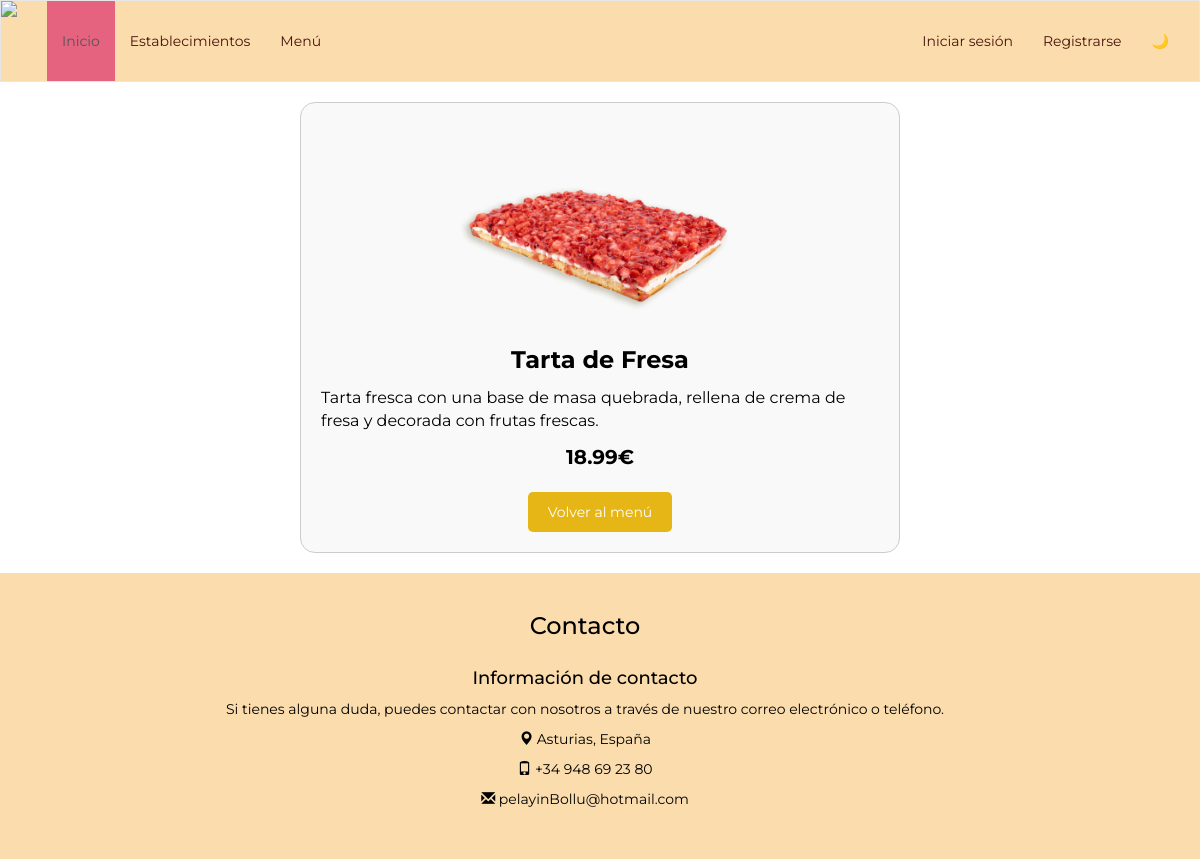
Page /pagina_destino.php?id=4 on the committed database.
### tables this page shows
CREATE TABLE `productos` (
  `id` int NOT NULL AUTO_INCREMENT,
  `nombre` varchar(45) DEFAULT NULL,
  `descripcion` varchar(255) DEFAULT NULL,
  `precio` decimal(4,2) DEFAULT NULL,
  `categorias_id` int NOT NULL,
  `imagen` longblob NOT NULL,
  PRIMARY KEY (`id`),
  KEY `fk_Productos_Categorias_idx` (`categorias_id`),
  CONSTRAINT `fk_Productos_Categorias` FOREIGN KEY (`categorias_id`) REFERENCES `categorias` (`id`)
);

### pagina_destino.php (the view, shortened to what this page needs)
<!DOCTYPE html>
<html>
<head>
    <link rel="stylesheet" type="text/css" href="./styles/main.css">
</head>
<body>
<?php
include 'includes/templates/header.php';
$bd = conectarDB();
if (isset($_GET['id'])) {
    $idProducto = $_GET['id'];
    $consulta = $bd->prepare("SELECT id, nombre, descripcion, precio, imagen FROM productos WHERE id = ?");
    $consulta->bind_param("i", $idProducto);
    $consulta->execute();
    $resultado = $consulta->get_result();
    $producto = $resultado->fetch_assoc();
    if ($producto) {
        ?>
        <body>
            <div class="producto-destino">
                <?php
                if (!empty($producto['imagen'])) {
                    echo "<div class='celda-imagen-destino'><img class='imagen-producto-destino' src='../imagenes/" . $producto['imagen'] . "'></div>";
                } else {
                    echo "<div class='celda-imagen'-destino><img class='imagen-producto-destino' src='https://via.placeholder.com/150'></div>";
                }
                ?>
                <div class="celda-nombre-destino">
                    <?= isset($producto['nombre']) ? $producto['nombre'] : '' ?>
                </div>
                <div class="celda-descripcion-destino">
                    <?= isset($producto['descripcion']) ? $producto['descripcion'] : '' ?>
                </div>
                <div class="celda-precio-destino">
                    <?= isset($producto['precio']) ? $producto['precio'] : '' ?>€
                </div>
                <div>
                    <a href="menu.php">Volver al menú</a>
                </div>
            </div>
        </body>
        <?php
    } else {
        echo "Producto no encontrado";
    }
} else {
    echo "ID de producto no proporcionado";
}
include 'includes/templates/footer.php';
?>
</body>
</html>

### styles/main.css (style rules this page uses)
* { box-sizing: border-box; margin: 0; padding: 0; }
body { font-family: "Montserrat", sans-serif; background-image: url("https://res.cloudinary.com/dbqqjaqqa/image/upload/v1490097089/bg_ftta6d.png"); color: #000000; }
body { background-color: white; }
body { overflow-x: hidden; }
* { box-sizing: border-box; max-width: 100%; }
.producto-destino { display: flex; flex-direction: column; align-items: center; padding: 20px; background-color: #f9f9f9; border: 1px solid #ccc; margin: 20px auto; max-width: 600px; border-radius: 15px; }
.imagen-producto-destino { width: 300px; height: 200px; object-fit: cover; }
.celda-nombre-destino { font-size: 24px; font-weight: bold; margin-top: 20px; }
.celda-descripcion-destino { font-size: 16px; margin-top: 10px; }
.celda-precio-destino { font-size: 20px; font-weight: bold; margin-top: 10px; }
.producto-destino a { display: inline-block; padding: 10px 20px; background-color: #e6b617; color: #fff; text-decoration: none; margin-top: 20px; border-radius: 5px; }

### rows in the picture
productos: imagen (picture), nombre "Tarta de Fresa", descripcion "Tarta fresca con una base de masa quebrada, rellena de crema de fresa y decorada con frutas frescas.", precio "18.99"
